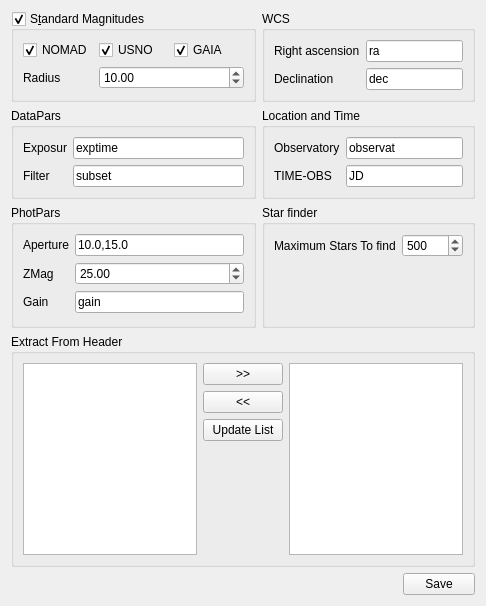
<?xml version="1.0" encoding="UTF-8"?>
<ui version="4.0">
 <class>Form</class>
 <widget class="QWidget" name="Form">
  <property name="geometry">
   <rect>
    <x>0</x>
    <y>0</y>
    <width>486</width>
    <height>606</height>
   </rect>
  </property>
  <property name="windowTitle">
   <string>Phometry Settings</string>
  </property>
  <layout class="QGridLayout" name="gridLayout_8">
   <item row="0" column="0">
    <widget class="QGroupBox" name="setting_phot_std">
     <property name="title">
      <string>S&amp;tandard Magnitudes</string>
     </property>
     <property name="checkable">
      <bool>true</bool>
     </property>
     <layout class="QGridLayout" name="gridLayout_3">
      <item row="0" column="0">
       <widget class="QCheckBox" name="setting_phot_std_nomad">
        <property name="text">
         <string>NOMAD</string>
        </property>
        <property name="checked">
         <bool>true</bool>
        </property>
       </widget>
      </item>
      <item row="0" column="1">
       <widget class="QCheckBox" name="setting_phot_std_usno">
        <property name="text">
         <string>USNO</string>
        </property>
        <property name="checked">
         <bool>true</bool>
        </property>
       </widget>
      </item>
      <item row="0" column="2">
       <widget class="QCheckBox" name="setting_phot_std_gaia">
        <property name="text">
         <string>GAIA</string>
        </property>
        <property name="checked">
         <bool>true</bool>
        </property>
       </widget>
      </item>
      <item row="1" column="0">
       <widget class="QLabel" name="label_9">
        <property name="text">
         <string>Radius</string>
        </property>
       </widget>
      </item>
      <item row="1" column="1" colspan="2">
       <widget class="QDoubleSpinBox" name="setting_photo_std_radius">
        <property name="minimum">
         <double>1.000000000000000</double>
        </property>
        <property name="maximum">
         <double>300.000000000000000</double>
        </property>
        <property name="singleStep">
         <double>0.500000000000000</double>
        </property>
        <property name="value">
         <double>10.000000000000000</double>
        </property>
       </widget>
      </item>
     </layout>
    </widget>
   </item>
   <item row="0" column="1" colspan="2">
    <widget class="QGroupBox" name="groupBox_20">
     <property name="title">
      <string>WCS</string>
     </property>
     <layout class="QGridLayout" name="gridLayout_4">
      <item row="0" column="0">
       <widget class="QLabel" name="label_65">
        <property name="text">
         <string>Right ascension</string>
        </property>
       </widget>
      </item>
      <item row="0" column="1">
       <widget class="QLineEdit" name="setting_phot_wcs_ra">
        <property name="text">
         <string>ra</string>
        </property>
       </widget>
      </item>
      <item row="1" column="0">
       <widget class="QLabel" name="label_66">
        <property name="text">
         <string>Declination</string>
        </property>
       </widget>
      </item>
      <item row="1" column="1">
       <widget class="QLineEdit" name="setting_phot_wcs_dec">
        <property name="text">
         <string>dec</string>
        </property>
       </widget>
      </item>
     </layout>
    </widget>
   </item>
   <item row="1" column="0">
    <widget class="QGroupBox" name="groupBox_13">
     <property name="title">
      <string>DataPars</string>
     </property>
     <layout class="QGridLayout" name="gridLayout">
      <item row="0" column="0">
       <widget class="QLabel" name="label_38">
        <property name="text">
         <string>Exposur</string>
        </property>
       </widget>
      </item>
      <item row="0" column="1">
       <widget class="QLineEdit" name="setting_phot_datapar_exposure">
        <property name="text">
         <string>exptime</string>
        </property>
       </widget>
      </item>
      <item row="1" column="0">
       <widget class="QLabel" name="label_39">
        <property name="text">
         <string>Filter</string>
        </property>
       </widget>
      </item>
      <item row="1" column="1">
       <widget class="QLineEdit" name="setting_phot_datapar_filter">
        <property name="text">
         <string>subset</string>
        </property>
        <property name="maxLength">
         <number>8</number>
        </property>
       </widget>
      </item>
     </layout>
    </widget>
   </item>
   <item row="1" column="1" colspan="2">
    <widget class="QGroupBox" name="groupBox_17">
     <property name="title">
      <string>Location and Time</string>
     </property>
     <layout class="QGridLayout" name="gridLayout_5">
      <item row="0" column="0">
       <widget class="QLabel" name="label_47">
        <property name="text">
         <string>Observatory</string>
        </property>
       </widget>
      </item>
      <item row="0" column="1">
       <widget class="QLineEdit" name="setting_phot_tlc_observatory">
        <property name="text">
         <string>observat</string>
        </property>
       </widget>
      </item>
      <item row="1" column="0">
       <widget class="QLabel" name="label_48">
        <property name="toolTip">
         <string>If not give DATE-OBS</string>
        </property>
        <property name="text">
         <string>TIME-OBS</string>
        </property>
       </widget>
      </item>
      <item row="1" column="1">
       <widget class="QLineEdit" name="setting_phot_tlc_time">
        <property name="text">
         <string>JD</string>
        </property>
       </widget>
      </item>
     </layout>
    </widget>
   </item>
   <item row="2" column="0">
    <widget class="QGroupBox" name="groupBox_15">
     <property name="title">
      <string>PhotPars</string>
     </property>
     <layout class="QGridLayout" name="gridLayout_2">
      <item row="0" column="0">
       <widget class="QLabel" name="label_44">
        <property name="text">
         <string>Aperture</string>
        </property>
       </widget>
      </item>
      <item row="1" column="0">
       <widget class="QLabel" name="label_45">
        <property name="text">
         <string>ZMag</string>
        </property>
       </widget>
      </item>
      <item row="1" column="1">
       <widget class="QDoubleSpinBox" name="setting_phot_photpar_zmag">
        <property name="maximum">
         <double>200.000000000000000</double>
        </property>
        <property name="value">
         <double>25.000000000000000</double>
        </property>
       </widget>
      </item>
      <item row="2" column="0">
       <widget class="QLabel" name="label_57">
        <property name="text">
         <string>Gain</string>
        </property>
       </widget>
      </item>
      <item row="2" column="1">
       <widget class="QLineEdit" name="setting_phot_photpar_gain">
        <property name="text">
         <string>gain</string>
        </property>
       </widget>
      </item>
      <item row="0" column="1">
       <widget class="QLineEdit" name="setting_phot_photpar_aperture">
        <property name="text">
         <string>10.0,15.0</string>
        </property>
       </widget>
      </item>
     </layout>
    </widget>
   </item>
   <item row="2" column="1" colspan="2">
    <widget class="QGroupBox" name="setting_">
     <property name="title">
      <string>Star finder</string>
     </property>
     <layout class="QGridLayout" name="gridLayout_6">
      <item row="0" column="0">
       <widget class="QLabel" name="label_70">
        <property name="text">
         <string>Maximum Stars To find</string>
        </property>
        <property name="alignment">
         <set>Qt::AlignLeading|Qt::AlignLeft|Qt::AlignVCenter</set>
        </property>
       </widget>
      </item>
      <item row="0" column="1">
       <widget class="QSpinBox" name="setting_phot_starf_max">
        <property name="maximum">
         <number>20000</number>
        </property>
        <property name="value">
         <number>500</number>
        </property>
       </widget>
      </item>
      <item row="1" column="0">
       <spacer name="verticalSpacer_2">
        <property name="orientation">
         <enum>Qt::Vertical</enum>
        </property>
        <property name="sizeHint" stdset="0">
         <size>
          <width>20</width>
          <height>43</height>
         </size>
        </property>
       </spacer>
      </item>
     </layout>
    </widget>
   </item>
   <item row="3" column="0" colspan="3">
    <widget class="QGroupBox" name="groupBox_31">
     <property name="title">
      <string>Extract From Header</string>
     </property>
     <layout class="QGridLayout" name="gridLayout_7">
      <item row="0" column="0" rowspan="4">
       <widget class="QListWidget" name="setting_phot_hex_available">
        <property name="selectionMode">
         <enum>QAbstractItemView::ExtendedSelection</enum>
        </property>
       </widget>
      </item>
      <item row="0" column="1">
       <widget class="QPushButton" name="setting_phot_hex_add">
        <property name="text">
         <string>&gt;&gt;</string>
        </property>
       </widget>
      </item>
      <item row="0" column="2" rowspan="4">
       <widget class="QListWidget" name="setting_phot_hex_use">
        <property name="selectionMode">
         <enum>QAbstractItemView::ExtendedSelection</enum>
        </property>
       </widget>
      </item>
      <item row="1" column="1">
       <widget class="QPushButton" name="setting_phot_hex_remove">
        <property name="text">
         <string>&lt;&lt;</string>
        </property>
       </widget>
      </item>
      <item row="2" column="1">
       <widget class="QPushButton" name="setting_phot_hex_update">
        <property name="text">
         <string>Update List</string>
        </property>
       </widget>
      </item>
      <item row="3" column="1">
       <spacer name="verticalSpacer">
        <property name="orientation">
         <enum>Qt::Vertical</enum>
        </property>
        <property name="sizeHint" stdset="0">
         <size>
          <width>20</width>
          <height>4</height>
         </size>
        </property>
       </spacer>
      </item>
     </layout>
    </widget>
   </item>
   <item row="4" column="0" colspan="2">
    <spacer name="horizontalSpacer">
     <property name="orientation">
      <enum>Qt::Horizontal</enum>
     </property>
     <property name="sizeHint" stdset="0">
      <size>
       <width>361</width>
       <height>20</height>
      </size>
     </property>
    </spacer>
   </item>
   <item row="4" column="2">
    <widget class="QPushButton" name="setting_phot_save">
     <property name="minimumSize">
      <size>
       <width>72</width>
       <height>0</height>
      </size>
     </property>
     <property name="maximumSize">
      <size>
       <width>72</width>
       <height>16777215</height>
      </size>
     </property>
     <property name="text">
      <string>Save</string>
     </property>
    </widget>
   </item>
  </layout>
 </widget>
 <resources/>
 <connections/>
</ui>
